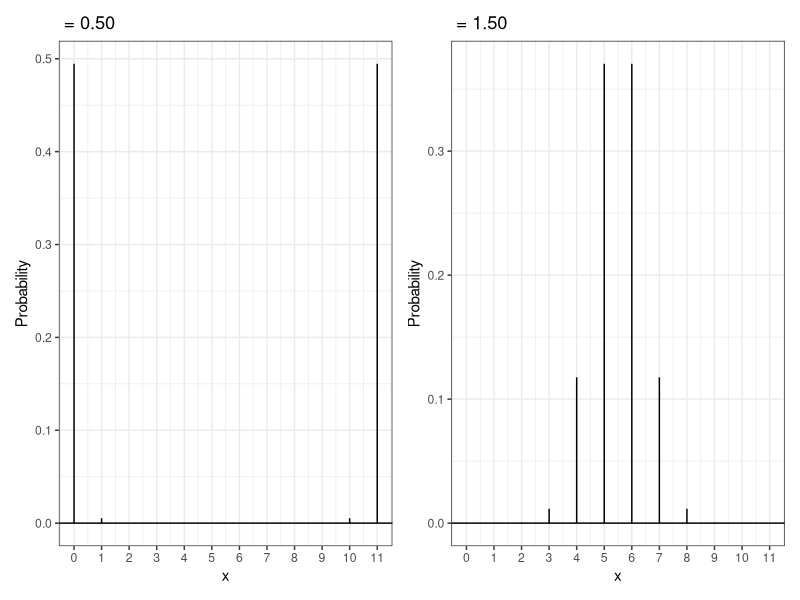

Source code (R):
## ---- chunk 1
#| echo: false

default_chunk_hook  <- knitr::knit_hooks$get("chunk")

latex_font_size <- c("Huge", "huge", "LARGE", "Large", 
                     "large", "normalsize", "small", 
                     "footnotesize", "scriptsize", "tiny")

knitr::knit_hooks$set(chunk = function(x, options) {
  x <- default_chunk_hook(x, options)
  if(options$size %in% latex_font_size) {
    paste0("\n \\", options$size, "\n\n", 
      x, 
      "\n\n \\normalsize"
    )
  } else {
    x
  }
})
## ---- chunk 2
#| label: load-packages
#| include: false
library(tidyverse)
library(patchwork)
## ---- chunk 3
daltbinom <- function(x, size, prob, theta){
  normalizing.constant <- 0
  for(j in 0:size){
    normalizing.constant <- normalizing.constant + 
      choose(size, j) * prob^j * (1-prob)^(size-j) * theta^(j*(size-j))
  }
  # Probability Mass at x=x
  (1/normalizing.constant) *
    choose(size, x) * prob^x * (1-prob)^(size-x) * theta^(x*(size-x)) *
      (x>=0)*(x<=size)
}
## ---- chunk 4
daltbbinom.single <- function(x, size, alpha, beta, theta){
    integrand <- function(p) {
    sapply(p, # integrate will pass in a vector, so we use sapply to apply the following
           function(p_val){
             # f(x|p) * f(p|alpha, beta)
             daltbinom(x, size, p_val, theta) * dbeta(p_val, alpha, beta)
           }
    )
  }
  # Probability Mass at x=x
  # integrate(integrand, lower = 0, upper = 1)$value * (x>=0)*(x<=size)
  # I shrink the bounds below to avoid log(0)=-infinty
  # I use try() to catch when there is an error and avoid crashing
  res <- try(integrate(integrand, lower = 1e-7, upper = 1 - 1e-7)$value * 
                  (x>=0)*(x<=size), 
             silent = TRUE)
  # If there is an error, return a near-zero probability
  if(inherits(res, "try-error")) return(0.1^6)
  
  res
}
# Write a function that works on a vector
daltbbinom <- function(x, size, alpha, beta, theta){
  sapply(X=x, FUN=daltbbinom.single, size=size, alpha=alpha, beta=beta, theta=theta)
}
## ---- chunk 5
# altbinom of .5 theta
prob.5 = daltbinom(6, 11, 0.5, 0.5)
# altbinom of 1.5 theta
prob1.5 = daltbinom(6, 11, 0.5, 1.5)
prob.5
prob1.5

ggdat = tibble(x = 0:11) |>
  mutate(theta0.5 = daltbinom(x, 11, 0.5, 0.50),
         theta1.5 = daltbinom(x, 11, 0.5, 1.50))
## ---- chunk 6
#| label: theta.5_1.5
#| fig-cap: "Altham's Binomial PMF for Theta = 0.5 and 1.5"
#| fig-width: 5
#| fig-height: 3
#| scale: "80%"
#| fig-align: "center"
#| size: scriptsize

# plotting .5 theta PMF
plot1 = ggplot() +
geom_linerange(data = ggdat, aes(x = x, ymin = 0, ymax = theta0.5)) + geom_hline(yintercept = 0) +
scale_x_continuous("x", breaks = 0:11) +
ylab("Probability") +
ggtitle(" = 0.50") +
theme_bw()


# plotting 1.5 theta PMF
plot2 = ggplot() +
geom_linerange(data = ggdat, aes(x = x, ymin = 0, ymax = theta1.5)) + geom_hline(yintercept = 0) +
scale_x_continuous("x", breaks = 0:11) +
ylab("Probability") +
ggtitle(" = 1.50") +
theme_bw()
 
plot1 | plot2
